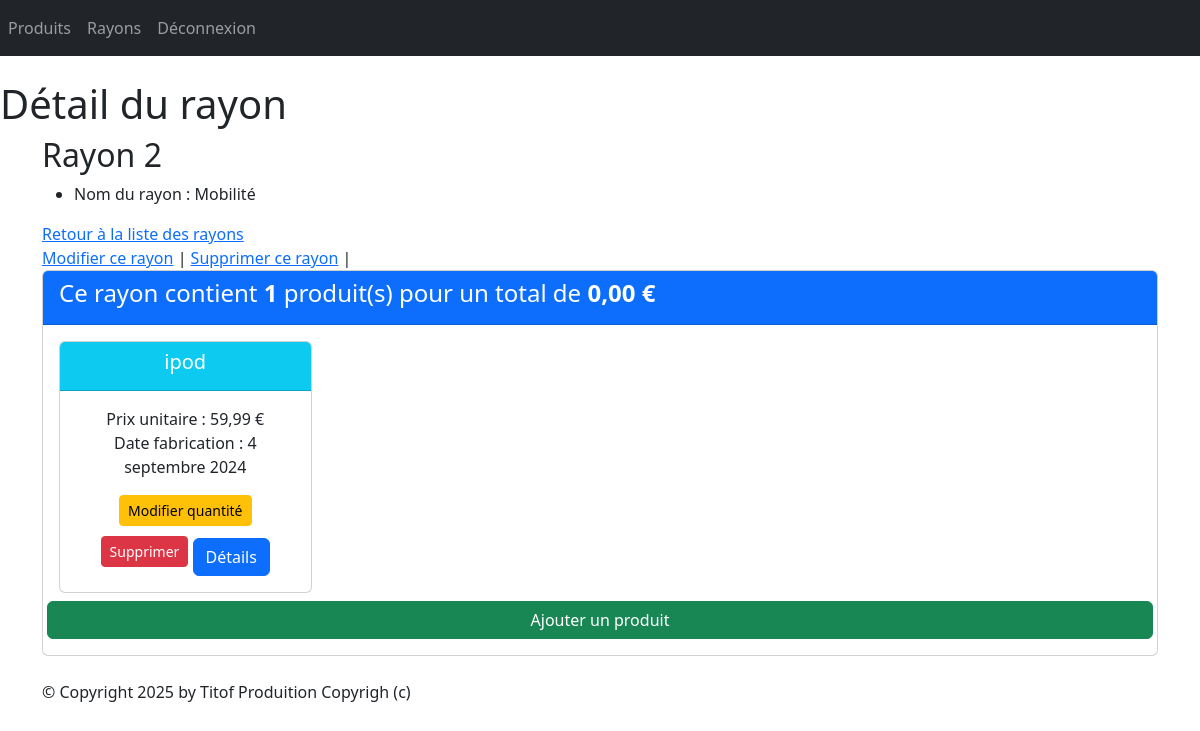
The app's page /monApp/rayon/2/ (signed in), older data.
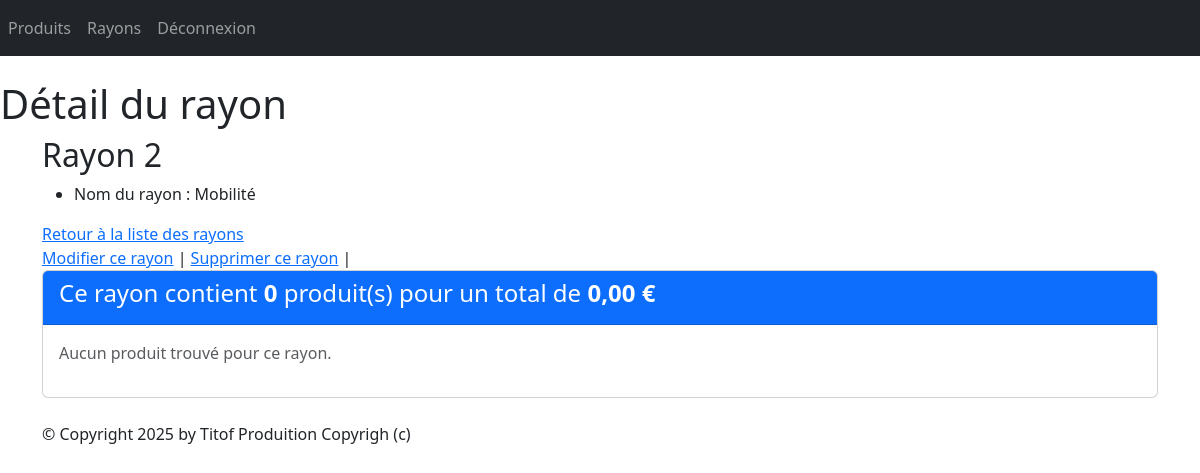
The same page, newer data.
### monApp/models.py (models this page shows)
class Produit(models.Model):
	refProd = models.AutoField(primary_key=True)
	intituleProd = models.CharField(max_length=200)
	prixUnitaireProd = models.DecimalField(max_digits=10, decimal_places=2)
	dateFabrication = models.DateField(default=datetime.date(2024, 9, 4))
	categorie = models.ForeignKey(Categorie, on_delete=models.CASCADE, related_name="produits", null=True, blank=True)
	statut = models.ForeignKey(Statut, on_delete=models.CASCADE, related_name="produits", null=True, blank=True)
	def __str__(self):
		return self.intituleProd

### monApp/views.py (the view)
# urls.py: path("rayon/<pk>/",views.RayonDetailView.as_view(),name="dtl_rayon"),
@method_decorator(login_required, name='dispatch')
class RayonDetailView(DetailView):
    model = Rayon
    template_name = "monApp/detail_rayon.html"
    context_object_name = "rayon"
    def get_context_data(self, **kwargs):
        context = super(RayonDetailView, self).get_context_data(**kwargs)
        context['titremenu'] = "Détail du rayon"
        rayon = self.object
        contenirs = (
            Contenir.objects
            .filter(refRayon=rayon.refRayon)
            .select_related('refProd')
        )
        produits = [c.refProd for c in contenirs]
        total = sum(c.refProd.prixUnitaireProd * c.Qte for c in contenirs)
        context['prdts_dt'] = produits
        print(context['prdts_dt'])
        context['total_nb_produit'] = total
        return context

### monApp/templates/monApp/detail_rayon.html
{% extends 'monApp/base.html' %}
{% block menu %}
    <h1>{{ titremenu }}</h1>
{% endblock %}
{% block contenu %}
    <h2>Rayon {{ rayon.refRayon }}</h2>
    <ul>
        <li>Nom du rayon : {{ rayon.nomRayon }}</li>
    </ul>
    <a href="{% url 'lst_rayons' %}">Retour à la liste des rayons</a>
    <br>
    <a href="{% url 'ray-chng' rayon.refRayon %}">Modifier ce rayon</a> |
    <a href="{% url 'dlt-ray' rayon.refRayon %}">Supprimer ce rayon</a> |
    <div class="card mb-4">
        <div class="card-header bg-primary text-white">
            <h4>
                Ce rayon contient <strong>{{ prdts_dt|length }}</strong> produit(s) pour un total de
                <strong>{{ total_nb_produit|floatformat:2 }} €</strong>
            </h4>
        </div>
        <div class="card-body">
            <div class="row">
                {% if prdts_dt %}
                    {% for produit in prdts_dt %}
                        <div class="col-sm-3">
                            <div class="card mb-2 text-center">
                                <div class="card-header bg-info text-white">
                                    <h5 class="card-title">{{ produit.intituleProd }}</h5>
                                </div>
                                <div class="card-body">
                                    <ul class="list-unstyled">
                                        <li>Prix unitaire : {{ produit.prixUnitaireProd }} €</li>
                                        <li>Date fabrication : {{ produit.dateFabrication }}</li>
                                    </ul>
                                    <a href="{% url 'cntnr-updt-qte' rayon.refRayon produit.refProd %}" class="btn btn-warning btn-sm mb-1">Modifier quantité</a>
                                    <a href="{% url 'cntnr-dlt' rayon.refRayon produit.refProd %}" class="btn btn-danger btn-sm mb-1">Supprimer</a>
                                    <a href="{% url 'dtl-prdt' produit.refProd %}" class="btn btn-primary mt-2">Détails</a>
                                </div>
                            </div>
                        </div>
                    {% endfor %}
                    <a href="{% url 'cntnr-crt' rayon.refRayon %}" class="btn btn-success">Ajouter un produit </a></h4>
                {% else %}
                    <p class="text-muted">Aucun produit trouvé pour ce rayon.</p>
                {% endif %}
            </div>
        </div>
    </div>
{% endblock %}

Row changes from the older to the newer data that the page shows:
removed Produit: intituleProd "ipod", prixUnitaireProd "59,99", dateFabrication "4 septembre 2024"
Text that changed along with them:
{{ prdts_dt|length }}: "1" → "0"
text no longer shown: "Ajouter un produit"
text now shown: "Aucun produit trouvé pour ce rayon."
